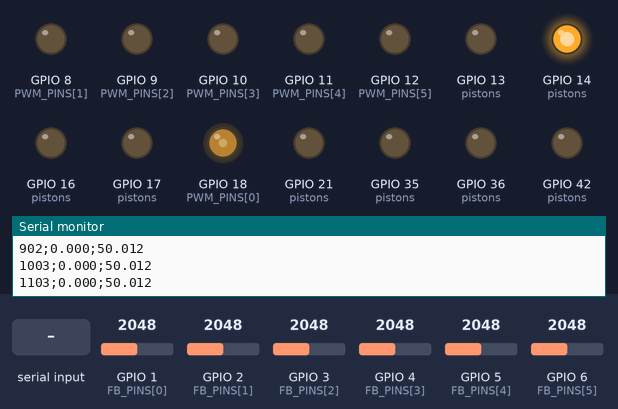
A sketch run on a simulated ESP32-S3. On the bench: output pins drawn as LEDs (lit = HIGH), the last lines printed to the serial monitor. The test bench sets the inputs (shaded band); at power-on: GPIO 1 (FB_PINS[0]) = 2048, GPIO 6 (FB_PINS[5]) = 2048, GPIO 2 (FB_PINS[1]) = 2048, GPIO 3 (FB_PINS[2]) = 2048, GPIO 4 (FB_PINS[3]) = 2048, GPIO 5 (FB_PINS[4]) = 2048 (analog values on the 0–4095 scale).

Above: at 1.2 s.
1.3 s: GPIO 1 (FB_PINS[0]) set to 2866
At 2.6 s:
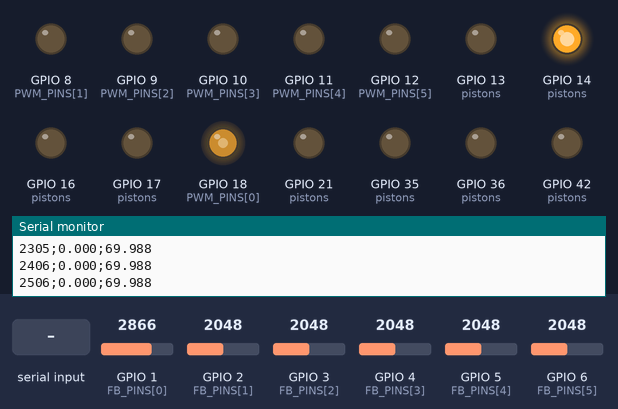
2.9 s: "sp=90\n" received over Serial
At 3.7 s:
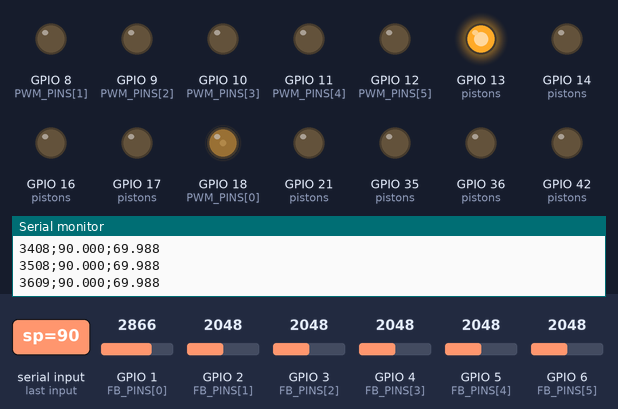
4.4 s: "kp=\n" received over Serial
At 4.9 s:
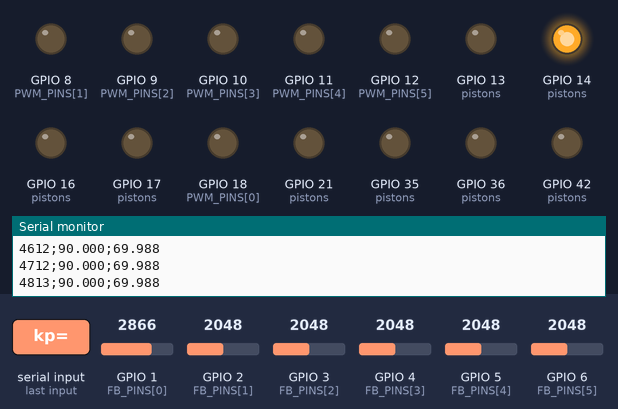
5.9 s: "sel=90\n" received over Serial
At 7.1 s:
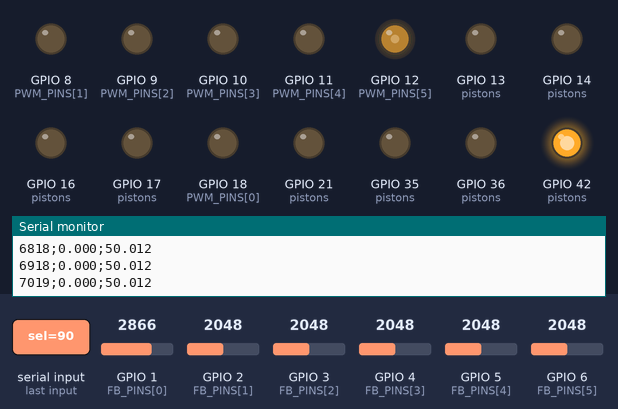
7.4 s: GPIO 6 (FB_PINS[5]) set to 2866
At 8.6 s:
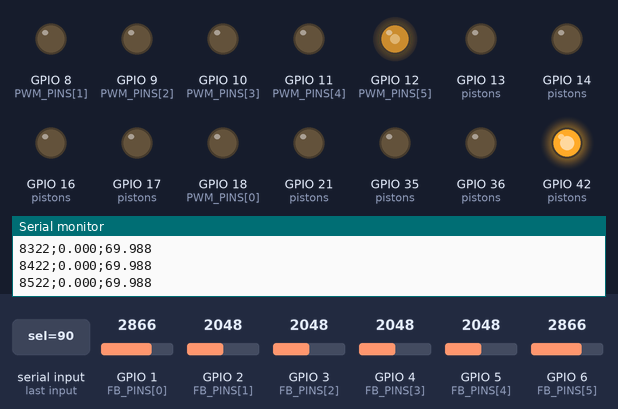
9.0 s: GPIO 6 (FB_PINS[5]) set to 1228
At 9.5 s:
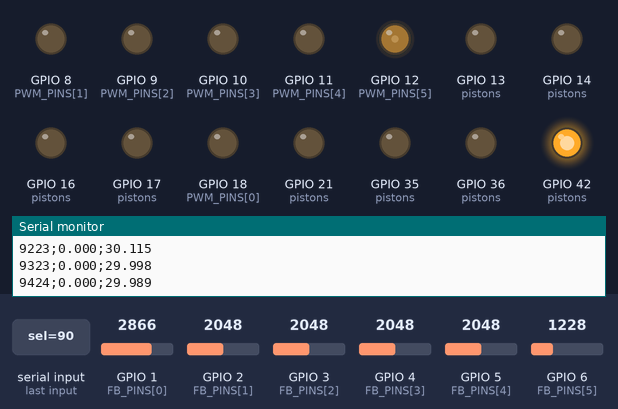
Timing chart, 0 to 11.6 s (numbered marks = the images above; inputs shaded):
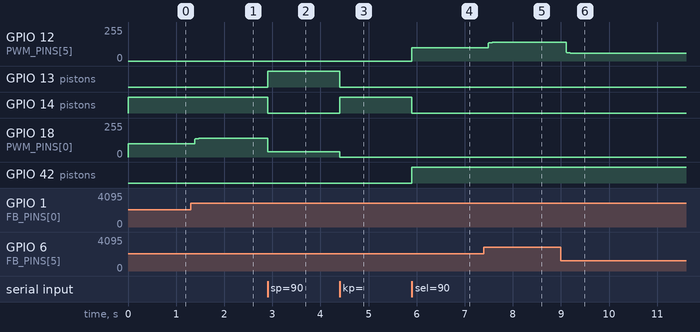

The sketch:

send_sp_to_one_filtered.ino
```cpp
#include <Arduino.h>

// ================== PINAGEM ==================
const int FB_PINS[6] = {1, 2, 3, 4, 5, 6};   // feedback (0..3.3V)
const int PWM_PINS[6]  = {18, 8, 9, 10, 11, 12};
const int PWM_CHANS[6] = {0, 1, 2, 3, 4, 5};

struct PistonIO { int in1; int in2; };
PistonIO pistons[6] = {
  {13, 14}, {16, 17}, {35, 36}, {21, 38}, {39, 37}, {41, 42}
};

// ================== PWM (LEDC) ==================
#define PWM_FREQ 20000
#define PWM_RES   8   // 0..255

// ================== CONTROLE (um por vez) ==================
int   selIdx = 0;                  // 0..5 (pistão selecionado)
float SP_pct[6] = {0};             // setpoint por pistão (%)
float Kp[6]     = {2.0,2.0,2.0,2.0,2.0,2.0};
float Ki[6]     = {0,0,0,0,0,0};
float integ[6]  = {0,0,0,0,0,0};
float deadband_pct = 0.0f;

uint32_t last_ms = 0;

// Limites
const float   MAX_PWM = 255.0f;
const uint8_t MIN_PWM = 20;
const float   INT_LIM = 400.0f;

// ===== Filtro passa-baixa (IIR 1ª ordem) =====
float fc_hz = 4.0f;                // ajustável por "fc="
bool  fb_init = false;
float fbV_raw[6], fbPct_raw[6];
float fbV_filt[6]   = {0,0,0,0,0,0};
float fbPct_filt[6] = {0,0,0,0,0,0};

// ===== Modo manual de recuo =====
bool manual_retract = false;       // true => ignora PI e mantém recuo
const uint8_t RETRACT_PWM = 60;    // PWM fixo no recuo

// CSV
bool csv_header_done = false;

// ----- util -----
static inline float clampf(float v, float lo, float hi) {
  if (v < lo) return lo;
  if (v > hi) return hi;
  return v;
}

void setDirAdvance(int i){ digitalWrite(pistons[i].in1, HIGH); digitalWrite(pistons[i].in2, LOW ); }
void setDirReturn (int i){ digitalWrite(pistons[i].in1, LOW );  digitalWrite(pistons[i].in2, HIGH); }
void setDirFree   (int i){ digitalWrite(pistons[i].in1, LOW );  digitalWrite(pistons[i].in2, LOW ); }

void freeAllExcept(int keep){
  for(int i=0;i<6;i++){
    if(i==keep) continue;
    setDirFree(i);
    ledcWrite(PWM_CHANS[i], 0);
  }
}

void setup() {
  Serial.begin(115200);
  while (!Serial) {}

  // ADC
  analogReadResolution(12);
  for (int i = 0; i < 6; i++) analogSetPinAttenuation(FB_PINS[i], ADC_11db);

  // PWM
  for (int i = 0; i < 6; i++) {
    ledcSetup(PWM_CHANS[i], PWM_FREQ, PWM_RES);
    ledcAttachPin(PWM_PINS[i], PWM_CHANS[i]);
    ledcWrite(PWM_CHANS[i], 0);
  }

  // Direção
  for (int i = 0; i < 6; i++) {
    pinMode(pistons[i].in1, OUTPUT);
    pinMode(pistons[i].in2, OUTPUT);
    setDirFree(i);
  }

  last_ms = millis();

  // Apenas dica para Excel e cabeçalho serão enviados depois no loop
  Serial.println(F("sep=;"));
}

String line;

void loop() {
  // ===== Parser (sem ecos) =====
  while (Serial.available()) {
    char c = Serial.read();
    if (c == '\r') continue;
    if (c == '\n') {
      String cmd = line; line = ""; cmd.trim();

      if (cmd.startsWith("sel=") || cmd.startsWith("SEL=")) {
        int v = cmd.substring(4).toInt();
        if (v < 1) v = 1; if (v > 6) v = 6;
        selIdx = v - 1;
        freeAllExcept(selIdx);
      } else if (cmd.startsWith("sp=") || cmd.startsWith("SP=")) {
        float v = cmd.substring(3).toFloat();
        v = clampf(v, 0.0f, 100.0f);
        SP_pct[selIdx] = v;
      } else if (cmd.startsWith("kp=") || cmd.startsWith("KP=")) {
        Kp[selIdx] = cmd.substring(3).toFloat();
      } else if (cmd.startsWith("ki=") || cmd.startsWith("KI=")) {
        Ki[selIdx] = cmd.substring(3).toFloat();
      } else if (cmd.startsWith("db=") || cmd.startsWith("DB=")) {
        deadband_pct = fabs(cmd.substring(3).toFloat());
      } else if (cmd.startsWith("fc=") || cmd.startsWith("FC=")) {
        float v = fabs(cmd.substring(3).toFloat());
        fc_hz = clampf(v, 0.1f, 50.0f);
      } else if (cmd.equalsIgnoreCase("R")) {
        manual_retract = true;
        freeAllExcept(selIdx);
      } else if (cmd.equalsIgnoreCase("ok")) {
        manual_retract = false;
        setDirFree(selIdx);
        ledcWrite(PWM_CHANS[selIdx], 0);
      }
      // (qualquer outro comando é ignorado silenciosamente)
    } else {
      line += c;
      if (line.length() > 64) line.remove(0, line.length() - 64);
    }
  }

  // ===== Laço de controle =====
  uint32_t now = millis();
  float dt = (now - last_ms) / 1000.0f;
  if (dt <= 0) dt = 1e-3f;
  last_ms = now;

  // Medidas brutas
  for (int i = 0; i < 6; i++) {
    int fbRaw = analogRead(FB_PINS[i]);          // 0..4095
    fbV_raw[i]   = fbRaw * 3.3f / 4095.0f;
    fbPct_raw[i] = clampf((fbV_raw[i] / 3.3f) * 100.0f, 0.0f, 100.0f);
  }

  // Init filtro 1ª vez
  if (!fb_init) {
    for (int i = 0; i < 6; i++) {
      fbV_filt[i]   = fbV_raw[i];
      fbPct_filt[i] = fbPct_raw[i];
    }
    fb_init = true;
  }

  // LPF: y += alpha*(x - y), alpha = dt/(RC+dt), RC=1/(2πfc)
  float RC = 1.0f / (2.0f * 3.14159265f * fc_hz);
  float alpha = dt / (RC + dt);
  if (alpha < 0.0f) alpha = 0.0f; if (alpha > 1.0f) alpha = 1.0f;

  for (int i = 0; i < 6; i++) {
    fbV_filt[i]   += alpha * (fbV_raw[i]   - fbV_filt[i]);
    fbPct_filt[i] += alpha * (fbPct_raw[i] - fbPct_filt[i]);
  }

  // Garante apenas o selecionado ativo
  freeAllExcept(selIdx);

  // ===== Recuo manual =====
  if (manual_retract) {
    int i = selIdx;
    setDirReturn(i);
    uint8_t pwm = RETRACT_PWM;
    if (pwm < MIN_PWM) pwm = MIN_PWM;
    if (pwm > MAX_PWM) pwm = (uint8_t)MAX_PWM;
    ledcWrite(PWM_CHANS[i], pwm);
  }
  // ===== Controle PI =====
  else {
    int i = selIdx;
    float erro = SP_pct[i] - fbPct_filt[i];

    if (fabs(erro) > deadband_pct) {
      integ[i] += erro * dt;
      integ[i]  = clampf(integ[i], -INT_LIM, INT_LIM);

      float u = Kp[i] * erro + Ki[i] * integ[i];
      if (u > 0) setDirAdvance(i); else setDirReturn(i);

      float pwmf = fabs(u);
      if (pwmf > MAX_PWM) pwmf = MAX_PWM;
      if (pwmf > 0.0f && pwmf < (float)MIN_PWM) pwmf = (float)MIN_PWM;

      uint8_t pwm = (uint8_t)roundf(pwmf);
      ledcWrite(PWM_CHANS[i], pwm);
    } else {
      setDirFree(i);
      ledcWrite(PWM_CHANS[i], 0);
    }
  }

  // ===== Telemetria mínima (100 ms): ms;SP;FB =====
  static uint32_t t0 = 0;
  if (millis() - t0 >= 100) {
    t0 = millis();

    if (!csv_header_done) {
      Serial.println(F("ms;SP;FB"));
      csv_header_done = true;
    }

    // Apenas do pistão selecionado (feedback filtrado)
    Serial.printf("%lu;%.3f;%.3f\n",
                  (unsigned long)now,
                  SP_pct[selIdx],
                  fbPct_filt[selIdx]);
  }
}
```

Measured:
- after the input at 1.3 s, GPIO 18 (PWM_PINS[0]): 100/255 → 139/255 after 0.09 s
- after the input at 2.9 s, GPIO 13 (pistons): LOW → HIGH at once; GPIO 14 (pistons): HIGH → LOW at once; GPIO 18 (PWM_PINS[0]): 139/255 → 40/255 at once
- after the input at 4.4 s, GPIO 13 (pistons): HIGH → LOW at once; GPIO 14 (pistons): LOW → HIGH at once; GPIO 18 (PWM_PINS[0]): 40/255 → 0/255 at once
- after the input at 5.9 s, GPIO 12 (PWM_PINS[5]): 0/255 → 100/255 at once; GPIO 14 (pistons): HIGH → LOW at once; GPIO 42 (pistons): LOW → HIGH at once
- after the input at 7.4 s, GPIO 12 (PWM_PINS[5]): 100/255 → 139/255 after 0.09 s
- after the input at 9.0 s, GPIO 12 (PWM_PINS[5]): 139/255 → 60/255 after 0.11 s
